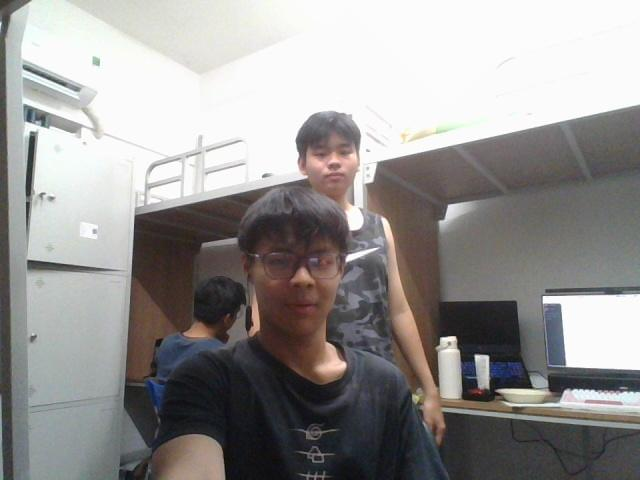
#> input picture face-recognition/src/data/images/minh_1.jpg, 640 x 480 px, given in place of the camera
$ python register_face.py data/images/minh_1.jpg   (older library calls are emulated)
#> lines starting #> are read from the running program, lines starting #| are printed output that depends on the picture; after the words box and inside, x2 and y2 are one past the last pixel; in counts of white or black regions, pixels touching at a corner belong together
#!/usr/bin/env python3
"""
Helper script to register a face using webcam.
Usage: python register_face.py "Your Name"
"""

from __future__ import annotations

import sys
from collections import deque
from pathlib import Path
from typing import Any

import cv2
import requests

API_URL = "http://localhost:5000/register"
PREVIEW_WINDOW_TITLE = "Register Face - Press SPACE to capture"
FRAME_BUFFER_SIZE = 8
TARGET_WIDTH = 1280
TARGET_HEIGHT = 720

FaceBox = tuple[int, int, int, int]
FrameEntry = tuple[Any, list[FaceBox]]


def configure_camera(cap: cv2.VideoCapture) -> None:
    """Apply a higher-resolution webcam configuration when supported."""
    cap.set(cv2.CAP_PROP_FRAME_WIDTH, TARGET_WIDTH)
    cap.set(cv2.CAP_PROP_FRAME_HEIGHT, TARGET_HEIGHT)
    cap.set(cv2.CAP_PROP_FPS, 30)
    cap.set(cv2.CAP_PROP_BUFFERSIZE, 1)


def scale_faces(faces: list[FaceBox], scale: float) -> list[FaceBox]:
    """Scale detected face boxes back to the original frame size."""
    if scale == 1.0:
        return faces

    scaled_faces: list[FaceBox] = []
    for x, y, w, h in faces:
        scaled_faces.append(
            (
                int(x / scale),
                int(y / scale),
                int(w / scale),
                int(h / scale),
            )
        )
    return scaled_faces


def detect_faces_for_preview(
    frame: Any, face_cascade: cv2.CascadeClassifier
) -> list[FaceBox]:
    """Detect faces with a few more forgiving passes for webcam preview."""
    if face_cascade.empty():
        return []

    gray = cv2.cvtColor(frame, cv2.COLOR_BGR2GRAY)
    equalized = cv2.equalizeHist(gray)
    min_face_size = max(60, min(frame.shape[0], frame.shape[1]) // 8)

    detection_passes = [
        (equalized, 1.0, 1.10, 5, min_face_size),
        (equalized, 1.0, 1.05, 4, max(48, min_face_size // 2)),
        (
            cv2.resize(equalized, None, fx=1.5, fy=1.5, interpolation=cv2.INTER_LINEAR),
            1.5,
            1.10,
            4,
            min_face_size,
        ),
    ]

    for (
        candidate,
        scale,
        scale_factor,
        min_neighbors,
        candidate_min_face,
    ) in detection_passes:
        faces = face_cascade.detectMultiScale(
            candidate,
            scaleFactor=scale_factor,
            minNeighbors=min_neighbors,
            minSize=(candidate_min_face, candidate_min_face),
        )
        if len(faces) > 0:
            normalized_faces = [
                (int(x), int(y), int(w), int(h)) for x, y, w, h in faces.tolist()
            ]
            return scale_faces(normalized_faces, scale)

    return []


def frame_sharpness(frame: Any) -> float:
    """Estimate sharpness so we can pick a better frame from a short buffer."""
    gray = cv2.cvtColor(frame, cv2.COLOR_BGR2GRAY)
    return float(cv2.Laplacian(gray, cv2.CV_64F).var())


def choose_best_frame(recent_frames: deque[FrameEntry]) -> FrameEntry | None:
    """Pick the sharpest recent frame, preferring one with a clearly visible face."""
    if not recent_frames:
        return None

    best_any: FrameEntry | None = None
    best_any_score = float("-inf")
    best_face_frame: FrameEntry | None = None
    best_face_score = float("-inf")

    for frame, faces in recent_frames:
        sharpness = frame_sharpness(frame)
        if sharpness > best_any_score:
            best_any = (frame, faces)
            best_any_score = sharpness

        if faces:
            largest_face_area = max(width * height for _, _, width, height in faces)
            face_score = largest_face_area + (sharpness * 10.0)
            if face_score > best_face_score:
                best_face_frame = (frame, faces)
                best_face_score = face_score

    return best_face_frame or best_any


def draw_preview(frame: Any, faces: list[FaceBox], name: str) -> Any:
    """Render registration hints and local face detection feedback."""
    display_frame = frame.copy()

    for x, y, w, h in faces:
        cv2.rectangle(display_frame, (x, y), (x + w, y + h), (0, 255, 0), 2)
        cv2.putText(
            display_frame,
            "Face Candidate",
            (x, max(25, y - 10)),
            cv2.FONT_HERSHEY_SIMPLEX,
            0.55,
            (0, 255, 0),
            2,
        )

    cv2.putText(
        display_frame,
        "SPACE = Capture | ESC = Cancel",
        (10, 30),
        cv2.FONT_HERSHEY_SIMPLEX,
        0.7,
        (255, 255, 255),
        2,
    )

    if faces:
        status_text = f"Ready to capture for: {name}"
        status_color = (0, 255, 0)
    else:
        status_text = (
            "Detector missed the face? Press SPACE anyway and let the server validate."
        )
        status_color = (0, 215, 255)

    cv2.putText(
        display_frame,
        status_text,
        (10, 60),
        cv2.FONT_HERSHEY_SIMPLEX,
        0.58,
        status_color,
        2,
    )

    return display_frame


def capture_and_register(name: str) -> bool:
    """Capture face from webcam and register it."""
    print(f"\n{'=' * 50}")
    print(f"Registering Face: {name}")
    print(f"{'=' * 50}\n")

    cap = cv2.VideoCapture(0)
    if not cap.isOpened():
        print("[ERROR] Could not open webcam")
        return False

    configure_camera(cap)

    print("[OK] Webcam opened successfully")
    print("\nInstructions:")
    print("  - Look directly at the camera")
    print("  - Ensure good lighting on your face")
    print("  - Keep your face centered and still")
    print("  - Press SPACE to capture the best recent frame")
    print("  - Press ESC to cancel\n")

    face_cascade = cv2.CascadeClassifier(
        cv2.data.haarcascades + "haarcascade_frontalface_default.xml"
    )
    if face_cascade.empty():
        print(
            "[WARN] Local preview detector could not be loaded. The API will still validate the captured image."
        )

    recent_frames: deque[FrameEntry] = deque(maxlen=FRAME_BUFFER_SIZE)
    captured = False
    image_data: Any | None = None

    while not captured:
        ret, frame = cap.read()
        if not ret:
            print("[ERROR] Failed to read frame")
            break

        faces = detect_faces_for_preview(frame, face_cascade)
        recent_frames.append((frame.copy(), faces))
        display_frame = draw_preview(frame, faces, name)
        cv2.imshow(PREVIEW_WINDOW_TITLE, display_frame)

        key = cv2.waitKey(1) & 0xFF

        if key == 32:  # SPACE
            best_entry = choose_best_frame(recent_frames)
            if best_entry is None:
                print("[ERROR] No frame available to capture")
                continue

            image_data, best_faces = best_entry
            if best_faces:
                print(
                    f"[INFO] Capturing best recent frame with {len(best_faces)} detected face candidate(s)..."
                )
            else:
                print(
                    "[WARN] Local detector did not find a face, but capturing anyway so the API can validate it."
                )
            captured = True
        elif key == 27:  # ESC
            print("[CANCELLED] Registration cancelled")
            cap.release()
            cv2.destroyAllWindows()
            return False

    cap.release()
    cv2.destroyAllWindows()

    if image_data is None:
        print("[ERROR] No image captured")
        return False

    temp_path = Path("temp_register.jpg")
    cv2.imwrite(str(temp_path), image_data)

    print("[UPLOAD] Uploading to API...")

    try:
        with open(temp_path, "rb") as image_file:
            files = {"image": ("face.jpg", image_file, "image/jpeg")}
            data = {"name": name}
            response = requests.post(API_URL, files=files, data=data, timeout=10)

        temp_path.unlink(missing_ok=True)

        if response.status_code == 200:
            result = response.json()
            print("\n[SUCCESS] Registration successful!")
            print(f"   ID: {result.get('id', 'N/A')}")
            print(f"   Name: {result.get('name', name)}")
            print(f"   Message: {result.get('message', 'Face registered')}")
            return True

        print(f"\n[ERROR] Registration failed: {response.status_code}")
        print(f"   {response.text}")
        return False

    except requests.exceptions.ConnectionError:
        print("\n[ERROR] Could not connect to API server")
        print("   Make sure the server is running: python src/api_deepface.py")
        return False
    except Exception as exc:
        print(f"\n[ERROR] {exc}")
        return False


def main() -> None:
    if len(sys.argv) < 2:
        print('Usage: python register_face.py "Your Name"')
        print("\nExample:")
        print('  python register_face.py "Minh"')
        sys.exit(1)

    name = sys.argv[1]

    if not name.strip():
        print("[ERROR] Name cannot be empty")
        sys.exit(1)

    success = capture_and_register(name)
#> in capture_and_register, frame is the input picture: shape (480, 640, 3); mean B, G, R 146.8, 147.9, 150.3
#> in detect_faces_for_preview, `gray = cv2.cvtColor(frame, cv2.COLOR_BGR2GRAY)`:
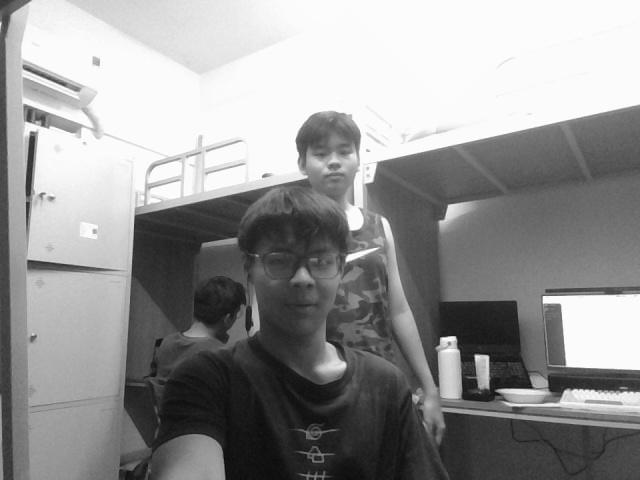
#> gray: shape (480, 640); min 8, max 255, mean 148.5
#> in detect_faces_for_preview, `equalized = cv2.equalizeHist(gray)`:
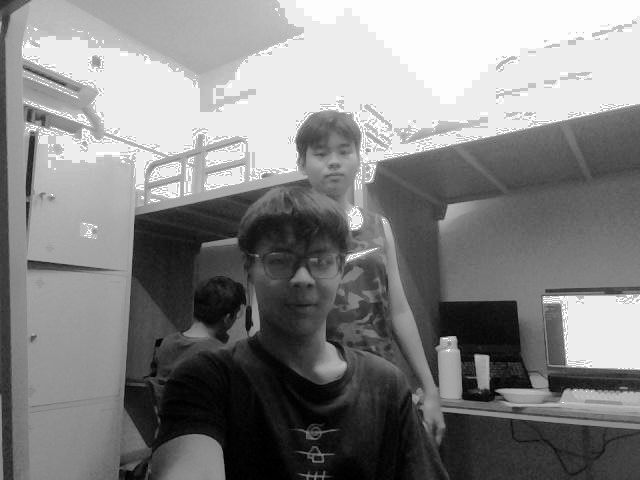
#> equalized: shape (480, 640); min 0, max 255, mean 131.6
#> the loop in detect_faces_for_preview, `for ( candidate, scale, scale_factor, min_neighbors, candidate_min_fac..` made 1 pass
#> (scale, scale_factor, min_neighbors, candidate_min_face, normalized_faces) on pass 1: (1, 1.1, 5, 60, [(301, 126, 66, 66), (250, 226, 102, 102)])
#> in capture_and_register, `faces = detect_faces_for_preview(frame, face_cascade)`: faces = [(301, 126, 66, 66), (250, 226, 102, 102)]
#> the loop in draw_preview, `for x, y, w, h in faces:` made 2 passes
#> after the loop in draw_preview, `for x, y, w, h in faces:`:
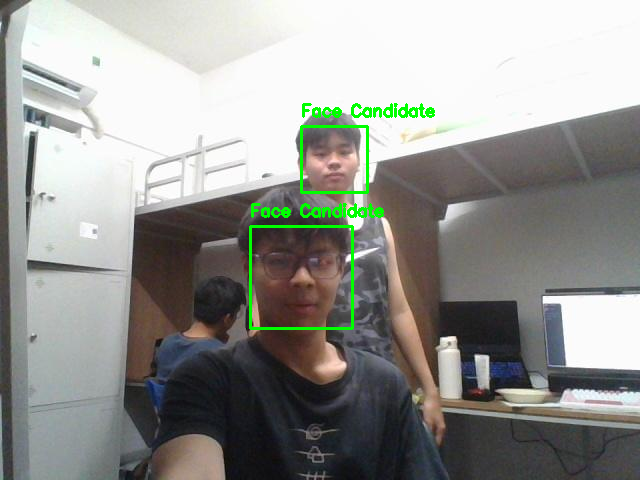
#> display_frame: shape (480, 640, 3); 1.28% of pixels changed, all inside (x1, y1, x2, y2) = (249, 103, 435, 330)
#> in draw_preview, `cv2.putText( display_frame, status_text, (10, 60), cv2.FONT_HERSHEY_SI..`:
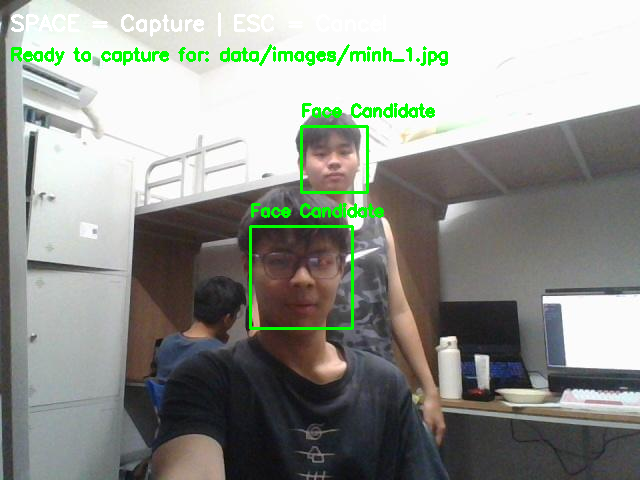
#> display_frame: shape (480, 640, 3); mean B, G, R 142.9, 149.6, 146.3
#> (key Esc is pressed here)
#> (the run stopped early here; a loop or call above may not have finished)
